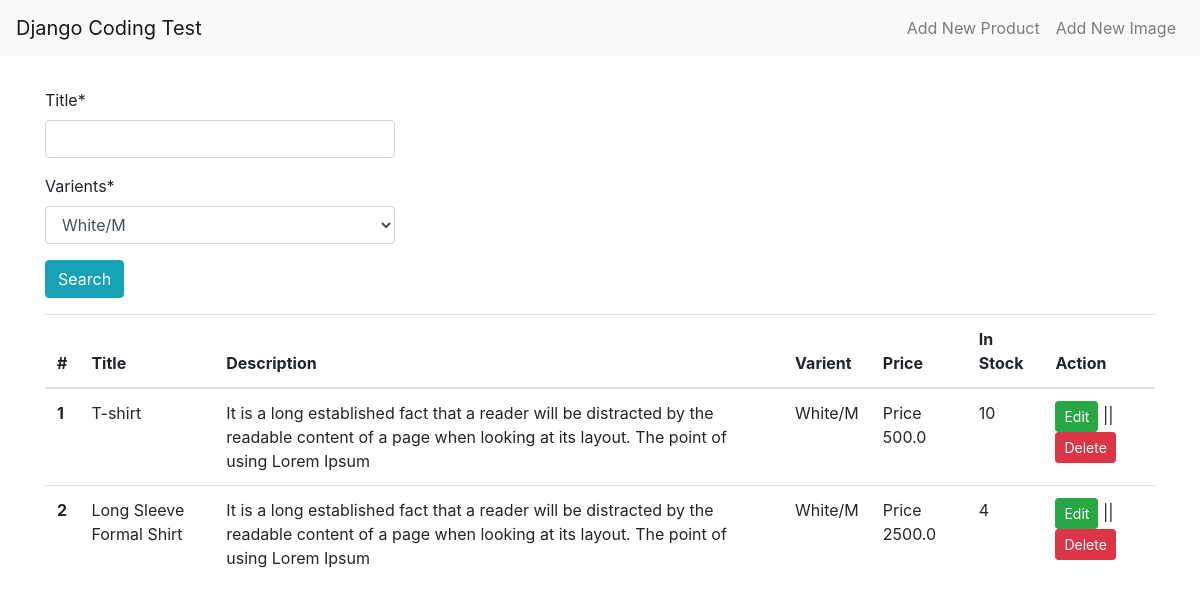
Before: / with the older database file.
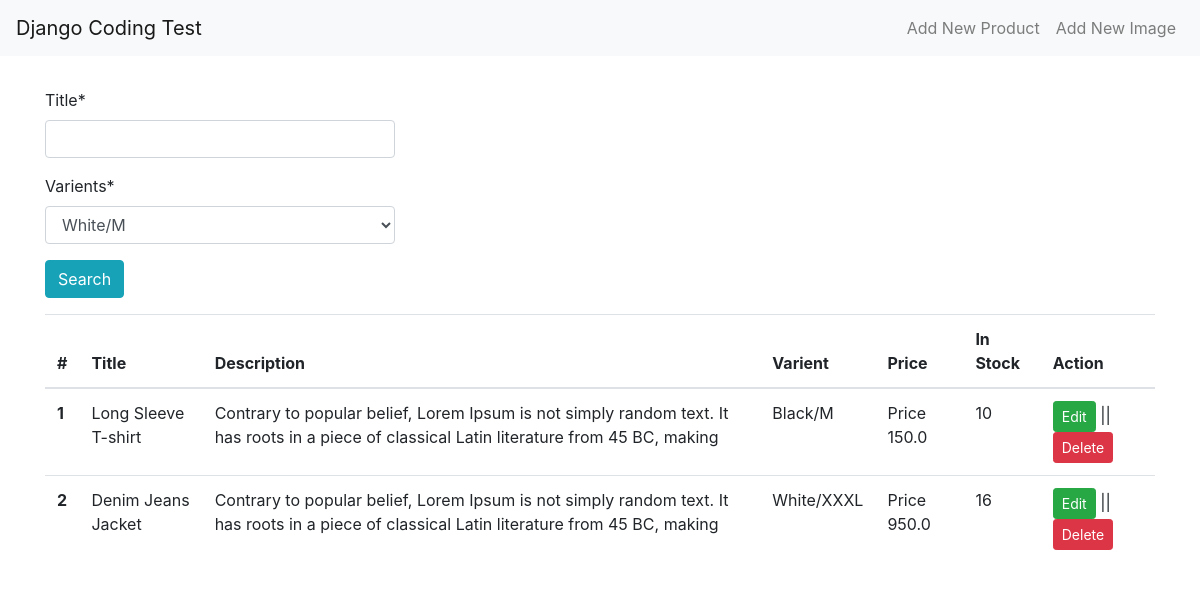
After: the same page with the newer database file.
### my_app/models.py (models this page shows, shortened)
class Products(models.Model):
    title = models.CharField(max_length=150)
    sku = models.CharField(max_length=150)
    description = models.TextField()
    varients = models.ForeignKey(ProductVarients, on_delete=models.SET_NULL, null=True, default='')
    price = models.FloatField()
    stock = models.IntegerField()
    photo = models.ForeignKey(ProductImage, on_delete=models.SET_NULL, null=True, default='')
    created_at = models.DateTimeField(auto_now_add=True)
    updated_at = models.DateTimeField(auto_now=True)

class ProductVarients(models.Model):
    color = models.CharField(max_length=150)
    size = models.CharField(max_length=50)
    def __str__(self):
        return str(self.color+"/"+self.size)

### my_app/views.py (the view)
# urls.py: path('', views.index, name='home'),
def index(request):
    all_products = Products.objects.all()
    form = productSearchForm(request.POST or None)
    if request.method == 'POST':
        all_products = Products.objects.filter(title__icontains=form['title'].value(), varients__icontains=form['varients'].value())
    context ={
        'products':all_products,
        'form':form,
    }
    return render( request, 'index.html', context)

### my_app/forms.py
class productSearchForm(forms.ModelForm):
    class Meta:
        model = Products
        fields = ['title', 'varients']

### templates/index.html (shortened to what this page needs)
{% include 'header.html' %}
{% include 'navbar.html' %}
{% load crispy_forms_tags %}
<section class="py-3 mt-3">
    <div class="container">
      <div class="row">
        <div class="col-lg-4">
          <form method='POST' action=''>
            {{form|crispy}}
          <input type="submit" class="btn btn-info" value='Search'/>
        </form>
        </div>
      </div>
        <div class="row mt-3">
            <div class="col-lg-12">
                <table class="table">
                    <thead>
                      <tr>
                        <th scope="col">#</th>
                        <th scope="col">Title</th>
                        <th scope="col">Description</th>
                        <th scope="col">Varient</th>
                        <th scope="col">Price</th>
                        <th scope="col">In Stock</th>
                        <th scope="col">Action</th>
                      </tr>
                    </thead>
                    <tbody>
                        {% for prod in products %}
                      <tr>
                        <th scope="row">{{forloop.counter}}</th>
                        <td>{{prod.title}}</td>
                        <td>{{prod.description}}</td>
                        <td>{{prod.varients}}</td>
                        <td> Price {{prod.price}}</td>
                        <td>{{prod.stock}}</td>
                        <td><a href="{% url 'update-product' prod.id %}" class="btn btn-success btn-sm">Edit</a> || <a href="{% url 'delete-product' prod.id %}" class="btn btn-danger btn-sm">Delete</a></td>
                      </tr>
                      {% endfor %}
                    </tbody>
                  </table>
            </div>
        </div>
    </div>
</section>
{% include 'footer.html' %}

### templates/header.html (shortened to what this page needs)
<!DOCTYPE html>
<html lang="en">
<head>
    <link rel="stylesheet" href="https://cdn.jsdelivr.net/npm/bootstrap@4.4.1/dist/css/bootstrap.min.css">
</head>
<body>

### templates/navbar.html (shortened to what this page needs)
<nav class="navbar navbar-expand-lg navbar-light bg-light">
    <a class="navbar-brand" href="{% url 'home' %}">Django Coding Test</a>
    <div class="collapse navbar-collapse" id="navbarSupportedContent">
      <ul class="navbar-nav ml-auto">
        <li class="nav-item">
          <a class="nav-link" href="{% url 'add-product'%}">Add New Product</a>
        </li>
        <li class="nav-item">
          <a class="nav-link" href="{% url 'add-image' %}">Add New Image</a>
        </li>
      </ul>
    </div>
  </nav>

### templates/footer.html (shortened to what this page needs)
</body>
</html>

Changed rows visible on the page:
removed Products: title "T-shirt", description "It is a long established fact that a reader will be distracted by the readable content of a page when looking at its layout. The point of using Lorem Ipsum", varients "White/M", price "500.0", stock "10"
removed Products: title "Long Sleeve Formal Shirt", description "It is a long established fact that a reader will be distracted by the readable content of a page when looking at its layout. The point of using Lorem Ipsum", varients "White/M", price "2500.0", stock "4"
added Products: title "Long Sleeve T-shirt", description "Contrary to popular belief, Lorem Ipsum is not simply random text. It has roots in a piece of classical Latin literature from 45 BC, making", varients "Black/M", price "150.0", stock "10"
added Products: title "Denim Jeans Jacket", description "Contrary to popular belief, Lorem Ipsum is not simply random text. It has roots in a piece of classical Latin literature from 45 BC, making", varients "White/XXXL", price "950.0", stock "16"
